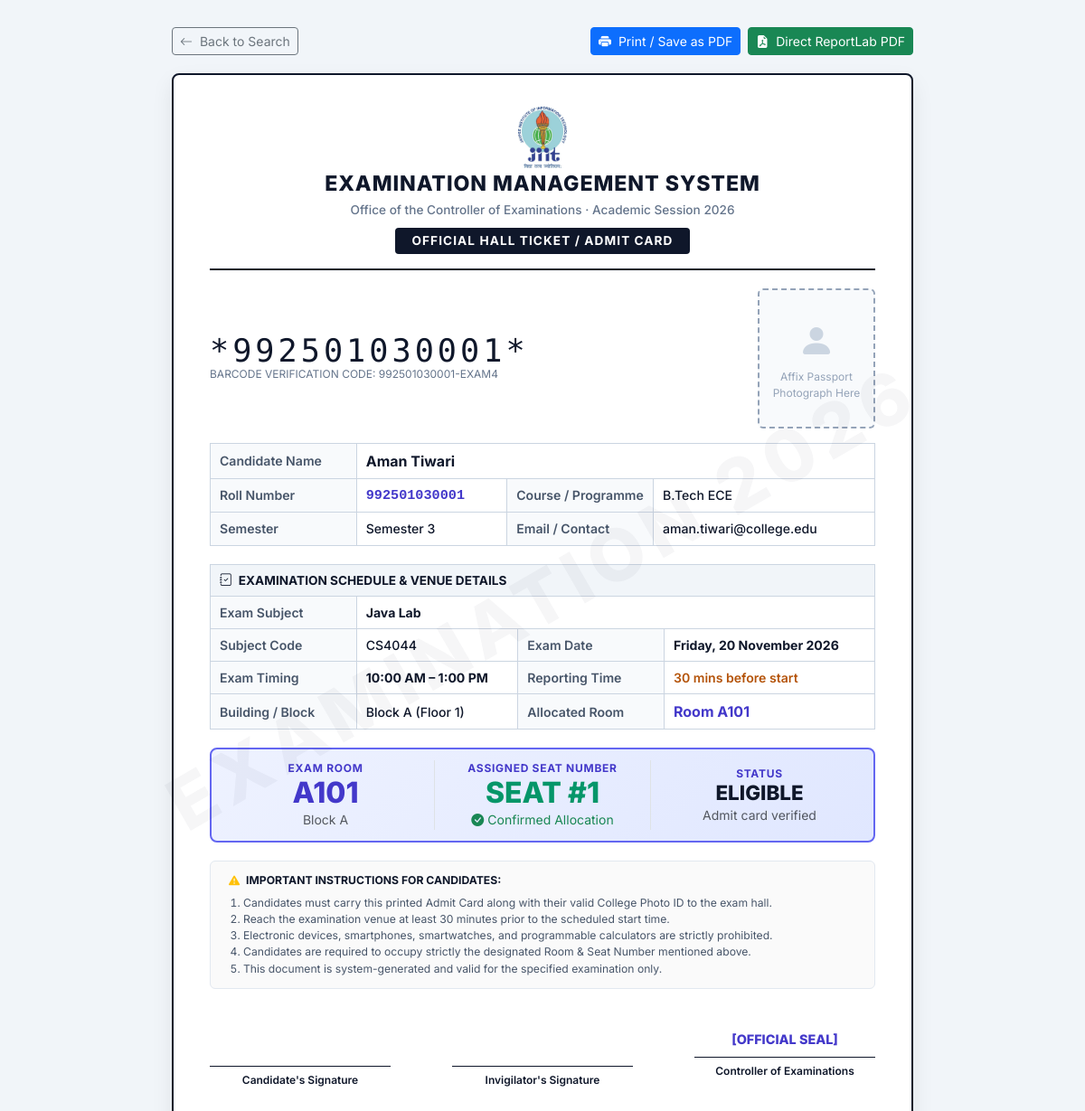
The app's page /admit-card/53/view/ (signed in) with its own data.
### exams/models.py (models this page shows, shortened)
class SeatingAllocation(models.Model):
    student = models.ForeignKey(Student, on_delete=models.CASCADE, verbose_name='Student')
    exam = models.ForeignKey(Exam, on_delete=models.CASCADE, verbose_name='Exam')
    room = models.ForeignKey(Room, on_delete=models.CASCADE, verbose_name='Room')
    seat_number = models.IntegerField(verbose_name='Seat Number')
    allocated_at = models.DateTimeField(auto_now_add=True)
    class Meta:
        unique_together = [
            ('student', 'exam'),
            ('exam', 'room', 'seat_number'),
        ]
        ordering = ['room', 'seat_number']
        verbose_name = 'Seating Allocation'
        verbose_name_plural = 'Seating Allocations'

class Student(models.Model):
    SEMESTER_CHOICES = [(i, f'Semester {i}') for i in range(1, 9)]
    COURSE_CHOICES = [
        ('B.Tech CSE', 'B.Tech CSE'),
        ('B.Tech ECE', 'B.Tech ECE'),
        ('B.Tech ME', 'B.Tech ME'),
        ('B.Tech CE', 'B.Tech CE'),
        ('B.Tech EE', 'B.Tech EE'),
        ('BCA', 'BCA'),
        ('MCA', 'MCA'),
        ('M.Tech', 'M.Tech'),
    ]
    user = models.OneToOneField(settings.AUTH_USER_MODEL, on_delete=models.SET_NULL, null=True, blank=True, related_name='student_profile')
    roll_number = models.CharField(max_length=20, unique=True, verbose_name='Roll Number')
    name = models.CharField(max_length=100, verbose_name='Full Name')
    email = models.EmailField(unique=True, verbose_name='Email Address')
    course = models.CharField(max_length=50, choices=COURSE_CHOICES, default='B.Tech CSE')
    semester = models.IntegerField(choices=SEMESTER_CHOICES, default=1)
    phone = models.CharField(max_length=15, blank=True, null=True)
    created_at = models.DateTimeField(auto_now_add=True)
    updated_at = models.DateTimeField(auto_now=True)
    class Meta:
        ordering = ['roll_number']
        verbose_name = 'Student'
        verbose_name_plural = 'Students'

class Exam(models.Model):
    STATUS_CHOICES = [
        ('scheduled', 'Scheduled'),
        ('ongoing', 'Ongoing'),
        ('completed', 'Completed'),
        ('cancelled', 'Cancelled'),
    ]
    subject = models.CharField(max_length=150, verbose_name='Subject Name')
    subject_code = models.CharField(max_length=20, blank=True, null=True, verbose_name='Subject Code')
    target_course = models.CharField(max_length=50, choices=Student.COURSE_CHOICES, blank=True, default='', verbose_name='Applicable Course')
    target_semester = models.IntegerField(choices=Student.SEMESTER_CHOICES, blank=True, null=True, verbose_name='Applicable Semester')
    exam_date = models.DateField(verbose_name='Exam Date')
    start_time = models.TimeField(verbose_name='Start Time')
    end_time = models.TimeField(verbose_name='End Time')
    status = models.CharField(max_length=20, choices=STATUS_CHOICES, default='scheduled')
    description = models.TextField(blank=True, null=True)
    created_at = models.DateTimeField(auto_now_add=True)
    updated_at = models.DateTimeField(auto_now=True)
    class Meta:
        ordering = ['-exam_date', 'subject']
        verbose_name = 'Exam'
        verbose_name_plural = 'Exams'

class Room(models.Model):
    BUILDING_CHOICES = [
        ('Block A', 'Block A'),
        ('Block B', 'Block B'),
        ('Block C', 'Block C'),
        ('Block D', 'Block D'),
        ('Main Block', 'Main Block'),
        ('Lab Block', 'Lab Block'),
    ]
    room_number = models.CharField(max_length=20, unique=True, verbose_name='Room Number')
    building = models.CharField(max_length=50, choices=BUILDING_CHOICES, default='Block A')
    capacity = models.IntegerField(
        validators=[MinValueValidator(1)],
        verbose_name='Seating Capacity'
    )
    floor = models.IntegerField(default=0, verbose_name='Floor Number')
    is_active = models.BooleanField(default=True, verbose_name='Available for Exams')
    created_at = models.DateTimeField(auto_now_add=True)
    class Meta:
        ordering = ['building', 'room_number']
        verbose_name = 'Room'
        verbose_name_plural = 'Rooms'

### exams/views.py (the view)
# urls.py: path('admit-card/<int:allocation_id>/view/', views.view_admit_card, name='view_admit_card'),
def view_admit_card(request, allocation_id):
    allocation = _admit_card_allocation(request, allocation_id)
    return render(request, 'exams/admit_card.html', {'allocation': allocation})

### exams/views.py (called while the page is built, shortened)
def _admit_card_allocation(request, allocation_id):
    allocation = get_object_or_404(SeatingAllocation, pk=allocation_id)
    if request.user.is_authenticated and (request.user.is_staff or request.user.is_superuser):
        return allocation

### templates/exams/admit_card.html (shortened to what this page needs)
{% load static %}
<!DOCTYPE html>
<html lang="en">
<head>
  <link href="https://cdn.jsdelivr.net/npm/bootstrap@5.3.2/dist/css/bootstrap.min.css" rel="stylesheet">
  <link href="https://cdn.jsdelivr.net/npm/bootstrap-icons@1.11.3/font/bootstrap-icons.min.css" rel="stylesheet">
</head>
<body>
<div class="admit-container">
  <div class="actions-bar">
    <a href="{% url 'student_search' %}" class="btn btn-outline-secondary btn-sm">
      <i class="bi bi-arrow-left me-1"></i> Back to Search
    </a>
    <div class="d-flex gap-2">
      <button onclick="window.print()" class="btn btn-primary btn-sm">
        <i class="bi bi-printer-fill me-1"></i> Print / Save as PDF
      </button>
      <a href="{% url 'download_admit_card' allocation.id %}" class="btn btn-success btn-sm">
        <i class="bi bi-file-earmark-pdf-fill me-1"></i> Direct ReportLab PDF
      </a>
    </div>
  </div>
  <div class="admit-sheet">
    <div class="watermark">EXAMINATION 2026</div>
    <div class="inst-header">
      <img src="{% static 'images/jiit-logo.png' %}" alt="JIIT" style="width:58px;height:68px;object-fit:contain;margin-bottom:4px">
      <h1 class="inst-title">EXAMINATION MANAGEMENT SYSTEM</h1>
      <div class="inst-sub">Office of the Controller of Examinations · Academic Session 2026</div>
      <div class="doc-badge">Official Hall Ticket / Admit Card</div>
    </div>
    <div class="row align-items-center mb-3">
      <div class="col-8">
        <div class="barcode-display">*{{ allocation.student.roll_number }}*</div>
        <div style="font-size: 0.75rem; color: #64748b;">BARCODE VERIFICATION CODE: {{ allocation.student.roll_number }}-EXAM{{ allocation.exam.id }}</div>
      </div>
      <div class="col-4 d-flex justify-content-end">
        <div class="photo-box">
          <i class="bi bi-person-fill" style="font-size: 2.5rem; color: #cbd5e1;"></i>
          <span>Affix Passport<br>Photograph Here</span>
        </div>
      </div>
    </div>
    <table class="details-table">
      <tr>
        <td class="lbl">Candidate Name</td>
        <td class="val" colspan="3"><strong style="font-size: 1rem; color: #0f172a;">{{ allocation.student.name }}</strong></td>
      </tr>
      <tr>
        <td class="lbl">Roll Number</td>
        <td class="val" style="font-family: monospace; font-size: 0.95rem; font-weight: 700; color: #4338ca;">{{ allocation.student.roll_number }}</td>
        <td class="lbl">Course / Programme</td>
        <td class="val">{{ allocation.student.course }}</td>
      </tr>
      <tr>
        <td class="lbl">Semester</td>
        <td class="val">Semester {{ allocation.student.semester }}</td>
        <td class="lbl">Email / Contact</td>
        <td class="val">{{ allocation.student.email }}</td>
      </tr>
    </table>
    <table class="details-table">
      <tr style="background: #f1f5f9;">
        <td colspan="4" style="font-weight: 700; font-size: 0.85rem; color: #0f172a; text-transform: uppercase;">
          <i class="bi bi-journal-check me-1"></i> Examination Schedule & Venue Details
        </td>
      </tr>
      <tr>
        <td class="lbl">Exam Subject</td>
        <td class="val" colspan="3"><strong style="color: #0f172a;">{{ allocation.exam.subject }}</strong></td>
      </tr>
      <tr>
        <td class="lbl">Subject Code</td>
        <td class="val">{{ allocation.exam.subject_code|default:"N/A" }}</td>
        <td class="lbl">Exam Date</td>
        <td class="val"><strong>{{ allocation.exam.exam_date|date:"l, d F Y" }}</strong></td>
      </tr>
      <tr>
        <td class="lbl">Exam Timing</td>
        <td class="val"><strong>{{ allocation.exam.start_time|time:"g:i A" }} – {{ allocation.exam.end_time|time:"g:i A" }}</strong></td>
        <td class="lbl">Reporting Time</td>
        <td class="val" style="color: #b45309; font-weight: 600;">30 mins before start</td>
      </tr>
      <tr>
        <td class="lbl">Building / Block</td>
        <td class="val">{{ allocation.room.building }} (Floor {{ allocation.room.floor }})</td>
        <td class="lbl">Allocated Room</td>
        <td class="val"><strong style="font-size: 1rem; color: #4338ca;">Room {{ allocation.room.room_number }}</strong></td>
      </tr>
    </table>
    <div class="seat-badge-box">
      <div class="row align-items-center">
        <div class="col-md-4">
          <div class="seat-label">EXAM ROOM</div>
          <div class="seat-big" style="color: #4338ca;">{{ allocation.room.room_number }}</div>
          <small class="text-muted">{{ allocation.room.building }}</small>
        </div>
        <div class="col-md-4 border-start border-end">
          <div class="seat-label">ASSIGNED SEAT NUMBER</div>
          <div class="seat-big" style="color: #059669;">SEAT #{{ allocation.seat_number }}</div>
          <small class="text-success font-weight-bold"><i class="bi bi-check-circle-fill me-1"></i>Confirmed Allocation</small>
        </div>
        <div class="col-md-4">
          <div class="seat-label">STATUS</div>
          <div class="seat-big" style="font-size: 1.4rem; color: #0f172a;">ELIGIBLE</div>
          <small class="text-muted">Admit card verified</small>
        </div>
      </div>
    </div>
    <div class="rules-list">
      <div style="font-weight: 700; margin-bottom: 6px; color: #0f172a; text-transform: uppercase;">
        <i class="bi bi-exclamation-triangle-fill text-warning me-1"></i> Important Instructions for Candidates:
      </div>
      <ol class="ps-3 mb-0">
        <li>Candidates must carry this printed Admit Card along with their valid College Photo ID to the exam hall.</li>
        <li>Reach the examination venue at least 30 minutes prior to the scheduled start time.</li>
        <li>Electronic devices, smartphones, smartwatches, and programmable calculators are strictly prohibited.</li>
        <li>Candidates are required to occupy strictly the designated Room & Seat Number mentioned above.</li>
        <li>This document is system-generated and valid for the specified examination only.</li>
      </ol>
    </div>
    <div class="signatures-row">
      <div class="sign-block">
        <div style="height: 40px;"></div>
        <div class="sign-line"></div>
        <div class="sign-text">Candidate's Signature</div>
      </div>
      <div class="sign-block">
        <div style="height: 40px;"></div>
        <div class="sign-line"></div>
        <div class="sign-text">Invigilator's Signature</div>
      </div>
      <div class="sign-block">
        <div style="height: 30px; font-weight: 800; color: #4338ca; font-size: 0.9rem;">[OFFICIAL SEAL]</div>
        <div class="sign-line"></div>
        <div class="sign-text">Controller of Examinations</div>
      </div>
    </div>
  </div>
</div>
</body>
</html>

### templates/exams/admit_card.html (style rules this page uses)
:root { --primary: #4338ca; --dark: #0f172a; --border: #cbd5e1; }
body { background: #f1f5f9; font-family: 'Inter', system-ui, sans-serif; color: #1e293b; margin: 0; padding: 30px 15px; }
.admit-container { max-width: 820px; margin: 0 auto; }
.actions-bar { display: flex; justify-content: space-between; align-items: center; margin-bottom: 20px; gap: 12px; }
.admit-sheet { background: #ffffff; border: 2px solid #0f172a; border-radius: 8px; padding: 35px 40px; box-shadow: 0 10px 25px rgba(0,0,0,0.08); position: relative; }
.watermark { position: absolute; top: 50%; left: 50%; transform: translate(-50%, -50%) rotate(-30deg); font-size: 5rem; font-weight: 800; color: rgba(15, 23, 42, 0.04); pointer-events: none; user-select: none; white-space: nowrap; text-transform: uppercase; letter-spacing: 0.1em; }
.inst-header { border-bottom: 2px solid #0f172a; padding-bottom: 16px; margin-bottom: 20px; text-align: center; position: relative; }
.inst-title { font-size: 1.45rem; font-weight: 800; color: #0f172a; letter-spacing: 0.04em; text-transform: uppercase; margin: 0; }
.inst-sub { font-size: 0.85rem; color: #64748b; font-weight: 500; margin-top: 4px; }
.doc-badge { display: inline-block; background: #0f172a; color: #ffffff; padding: 4px 18px; font-size: 0.85rem; font-weight: 700; letter-spacing: 0.08em; text-transform: uppercase; border-radius: 4px; margin-top: 10px; }
.details-table { width: 100%; border-collapse: collapse; margin-bottom: 20px; }
.details-table td { padding: 7px 10px; font-size: 0.88rem; border: 1px solid var(--border); vertical-align: middle; }
.details-table .lbl { background: #f8fafc; font-weight: 600; color: #475569; width: 22%; }
.details-table .val { color: #0f172a; font-weight: 500; }
.photo-box { width: 130px; height: 155px; border: 2px dashed #94a3b8; border-radius: 6px; display: flex; flex-direction: column; align-items: center; justify-content: center; color: #94a3b8; background: #f8fafc; font-size: 0.75rem; text-align: center; padding: 6px; }
.seat-badge-box { background: linear-gradient(135deg, #eef2ff, #e0e7ff); border: 2px solid #6366f1; border-radius: 8px; padding: 12px 18px; text-align: center; margin-bottom: 20px; }
.seat-label { font-size: 0.75rem; text-transform: uppercase; font-weight: 700; color: #4338ca; letter-spacing: 0.06em; }
.seat-big { font-size: 2rem; font-weight: 800; color: #1e1b4b; line-height: 1.1; }
.barcode-display { font-family: 'Libre Barcode 39 Text', cursive; font-size: 2.2rem; line-height: 1; letter-spacing: 4px; color: #0f172a; }
.rules-list { background: #fafafa; border: 1px solid #e2e8f0; border-radius: 6px; padding: 12px 20px; font-size: 0.76rem; color: #475569; line-height: 1.5; margin-bottom: 24px; }
.signatures-row { display: flex; justify-content: space-between; margin-top: 35px; padding-top: 10px; }
.sign-block { text-align: center; width: 200px; }
.sign-line { border-top: 1px solid #0f172a; margin-bottom: 6px; }
.sign-text { font-size: 0.75rem; font-weight: 600; color: #0f172a; }

### records on screen
SeatingAllocation: student.roll_number "992501030001", exam.id "4", student.name "Aman Tiwari", student.course "B.Tech ECE", student.semester "3", student.email "aman.tiwari@college.edu", exam.subject "Java Lab", exam.subject_code "CS4044", exam.exam_date "Friday, 20 November 2026", exam.start_time "10:00 AM", exam.end_time "1:00 PM", room.building "Block A", room.floor "1", room.room_number "A101", seat_number "1"
